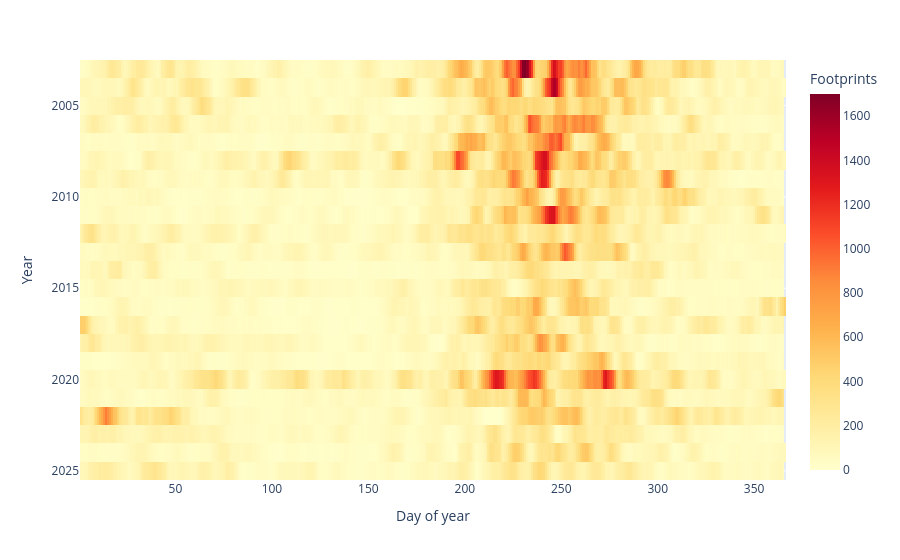

Notebook code cell kept with this figure:
### Code cell
import plotly.express as px

s = daily.loc['2003-01-01':'2025-12-31'] #only taking full years
s = s.rolling(7, center = True, min_periods=1).mean() #smoothing daily noise

tbl = pd.DataFrame({'year': s.index.year, 'doy': s.index.dayofyear, 'value': s.values})
matrix = tbl.pivot(index ='year', columns='doy', values='value')

fig = px.imshow(matrix, aspect='auto', color_continuous_scale='YlorRd', 
               labels=dict(x='Day of year', y='Year', color='Footprints'))
fig.show()

### Figure 1 — Plotly figure (JSON) as saved in the notebook; plotly's stock layout.template omitted (floating-point values rounded to 4 significant figures; data arrays with more than 128 entries replaced by an {"elided": "..."} marker saying what was removed)
{"data": [{"coloraxis": "coloraxis", "hovertemplate": "Day of year: %{x}<br>Year: %{y}<br>Footprints: %{z}<extra></extra>", "name": "0", "type": "heatmap", "x": {"elided": "366 int values"}, "xaxis": "x", "y": [2003, 2004, 2005, 2006, 2007, 2008, 2009, 2010, 2011, 2012, 2013, 2014, 2015, 2016, 2017, 2018, 2019, 2020, 2021, 2022, 2023, 2024, 2025], "yaxis": "y", "z": {"elided": "23x366 float values"}}], "layout": {"coloraxis": {"autocolorscale": false, "colorbar": {"title": {"text": "Footprints"}}, "colorscale": [[0, "rgb(255,255,204)"], [0.125, "rgb(255,237,160)"], [0.25, "rgb(254,217,118)"], [0.375, "rgb(254,178,76)"], [0.5, "rgb(253,141,60)"], [0.625, "rgb(252,78,42)"], [0.75, "rgb(227,26,28)"], [0.875, "rgb(189,0,38)"], [1, "rgb(128,0,38)"]]}, "margin": {"t": 60}, "xaxis": {"anchor": "y", "domain": [0, 1], "title": {"text": "Day of year"}}, "yaxis": {"anchor": "x", "autorange": "reversed", "domain": [0, 1], "title": {"text": "Year"}}}}
